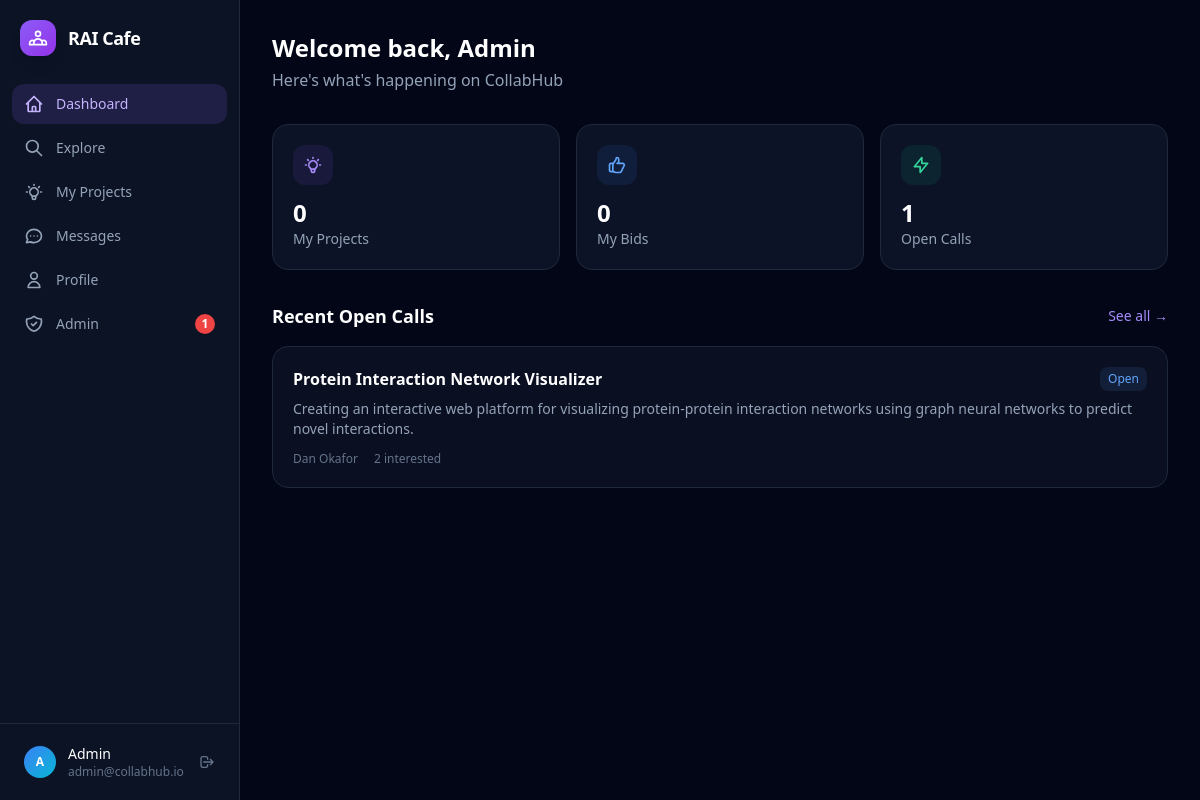
The page /dashboard (signed in) on the database its author committed.
### models.py (models this page shows, shortened)
class User(UserMixin, db.Model):
    id = db.Column(db.Integer, primary_key=True)
    email = db.Column(db.String(120), unique=True, nullable=False)
    password_hash = db.Column(db.String(256), nullable=False)
    name = db.Column(db.String(100), nullable=False)
    bio = db.Column(db.Text, default="")
    website = db.Column(db.String(300), default="")
    linkedin = db.Column(db.String(300), default="")
    scholar = db.Column(db.String(300), default="")
    expertise_keywords = db.Column(db.String(500), default="")
    research_interests = db.Column(db.String(500), default="")
    role = db.Column(db.String(20), default="user")
    status = db.Column(db.String(20), default="pending")
    created_at = db.Column(db.DateTime, default=lambda: datetime.now(timezone.utc))
    projects = db.relationship("Project", backref="owner", lazy=True)
    bids = db.relationship("Bid", backref="bidder", lazy=True)
    @property
    def initials(self):
        return self.name[0].upper() if self.name else "?"
    @property
    def avatar_color(self):
        colors = [
            "from-violet-500 to-purple-600",
            "from-blue-500 to-cyan-500",
            "from-emerald-500 to-teal-500",
            "from-amber-500 to-orange-500",
            "from-rose-500 to-pink-500",
            "from-indigo-500 to-blue-500",
        ]
        return colors[sum(ord(c) for c in str(self.id)) % len(colors)]

class Project(db.Model):
    id = db.Column(db.Integer, primary_key=True)
    owner_id = db.Column(db.Integer, db.ForeignKey("user.id"), nullable=False)
    title = db.Column(db.String(200), nullable=False)
    description = db.Column(db.Text, nullable=False)
    mode = db.Column(db.String(20), default="public")
    deadline = db.Column(db.Date, nullable=True)
    status = db.Column(db.String(20), default="open")
    expertise_keywords = db.Column(db.String(500), default="")
    impact_areas = db.Column(db.String(500), default="")
    created_at = db.Column(db.DateTime, default=lambda: datetime.now(timezone.utc))
    bids = db.relationship("Bid", backref="project", lazy=True, cascade="all, delete-orphan")
    discussion_posts = db.relationship("DiscussionPost", backref="project", lazy=True, cascade="all, delete-orphan", order_by="DiscussionPost.created_at")
    @property
    def is_past_deadline(self):
        if self.deadline:
            return self.deadline < datetime.now(timezone.utc).date()
        return False

### app.py (the view)
@app.route("/dashboard")
@login_required
def dashboard():
    my_projects = Project.query.filter_by(owner_id=current_user.id).count()
    my_bids = Bid.query.filter_by(user_id=current_user.id).count()
    open_calls = Project.query.filter(
        Project.mode == "public",
        Project.status == "open",
        Project.owner_id != current_user.id,
    ).all()
    open_calls = [p for p in open_calls if not p.is_past_deadline]
    return render_template("dashboard.html", my_projects=my_projects, my_bids=my_bids, open_calls=open_calls)

### app.py (called while the page is built)
@login_manager.user_loader
def load_user(user_id):
    return db.session.get(User, int(user_id))

@app.context_processor
def inject_globals():
    unread = 0
    pending_count = 0
    if current_user.is_authenticated:
        unread = Message.query.filter_by(to_id=current_user.id, read=False).count()
        if current_user.role == "admin":
            pending_count = User.query.filter_by(status="pending").count()
    return dict(unread_count=unread, pending_user_count=pending_count)

### templates/dashboard.html (shortened to what this page needs)
{% extends "base.html" %}
{% block content %}
<div class="max-w-5xl mx-auto p-8">
  <div class="mb-8"><h1 class="text-2xl font-bold">Welcome back, {{ current_user.name.split(' ')[0] }}</h1><p class="text-slate-400 mt-1">Here's what's happening on CollabHub</p></div>
  <div class="grid grid-cols-3 gap-4 mb-8">
    <a href="{{ url_for('my_projects') }}" class="bg-slate-900/80 border border-slate-800 rounded-2xl p-5 hover:bg-slate-800/80 hover:border-violet-500/30 transition group">
      <div class="w-10 h-10 rounded-xl bg-violet-500/10 flex items-center justify-center text-violet-400 mb-3">
      </div>
      <p class="text-2xl font-bold group-hover:text-violet-300 transition">{{ my_projects }}</p><p class="text-sm text-slate-400">My Projects</p>
    </a>
    <a href="{{ url_for('explore_projects') }}" class="bg-slate-900/80 border border-slate-800 rounded-2xl p-5 hover:bg-slate-800/80 hover:border-blue-500/30 transition group">
      <div class="w-10 h-10 rounded-xl bg-blue-500/10 flex items-center justify-center text-blue-400 mb-3">
      </div>
      <p class="text-2xl font-bold group-hover:text-blue-300 transition">{{ my_bids }}</p><p class="text-sm text-slate-400">My Bids</p>
    </a>
    <a href="{{ url_for('explore_projects') }}" class="bg-slate-900/80 border border-slate-800 rounded-2xl p-5 hover:bg-slate-800/80 hover:border-emerald-500/30 transition group">
      <div class="w-10 h-10 rounded-xl bg-emerald-500/10 flex items-center justify-center text-emerald-400 mb-3">
        <svg class="w-5 h-5" fill="none" stroke="currentColor" stroke-width="2" viewBox="0 0 24 24"><path stroke-linecap="round" stroke-linejoin="round" d="M13 10V3L4 14h7v7l9-11h-7z"/></svg>
      </div>
      <p class="text-2xl font-bold group-hover:text-emerald-300 transition">{{ open_calls|length }}</p><p class="text-sm text-slate-400">Open Calls</p>
    </a>
  </div>
  <div class="flex items-center justify-between mb-4">
    <h2 class="text-lg font-semibold">Recent Open Calls</h2>
    <a href="{{ url_for('explore_projects') }}" class="text-violet-400 hover:text-violet-300 text-sm font-medium transition">See all &rarr;</a>
  </div>
  {% for p in open_calls[:5] %}
  <a href="{{ url_for('project_detail', project_id=p.id) }}" class="block bg-slate-900/60 hover:bg-slate-800/80 border border-slate-800 rounded-2xl p-5 transition group mb-3">
    <div class="flex items-start justify-between mb-2">
      <h3 class="text-white font-semibold group-hover:text-violet-300 transition">{{ p.title }}</h3>
      <span class="text-xs font-medium text-blue-400 bg-blue-400/10 px-2 py-1 rounded-lg">Open</span>
    </div>
    <p class="text-slate-400 text-sm line-clamp-2 mb-3">{{ p.description }}</p>
    <div class="flex items-center gap-4 text-xs text-slate-500"><span>{{ p.owner.name }}</span><span>{{ p.bids|length }} interested</span></div>
  </a>
  {% else %}<p class="text-slate-500 text-sm">No open calls right now.</p>{% endfor %}
</div>
{% endblock %}

### templates/base.html (shortened to what this page needs)
<!DOCTYPE html>
<html lang="en" class="h-full">
<head>
  <script src="https://cdn.tailwindcss.com"></script>
</head>
<body class="h-full bg-slate-950 text-white">
{% if current_user.is_authenticated %}
<div class="flex h-full min-h-screen">
  <aside class="w-60 bg-slate-900/80 border-r border-slate-800 flex flex-col shrink-0 fixed h-full z-10">
    <a href="{{ url_for('dashboard') }}" class="p-5 flex items-center gap-3">
      <div class="w-9 h-9 rounded-xl bg-gradient-to-br from-violet-500 to-purple-600 flex items-center justify-center shadow-lg">
      </div>
      <span class="text-lg font-bold tracking-tight">RAI Cafe</span>
    </a>
    <nav class="flex-1 px-3 space-y-1 mt-2">
      {% for ep, label, d in nav %}
      <a href="{{ url_for(ep) }}" class="flex items-center gap-3 px-3 py-2.5 rounded-xl text-sm font-medium transition {% if request.endpoint == ep %}bg-violet-500/15 text-violet-300{% else %}text-slate-400 hover:bg-slate-800 hover:text-slate-200{% endif %}">
        <svg class="w-5 h-5 shrink-0" fill="none" stroke="currentColor" stroke-width="2" viewBox="0 0 24 24"><path stroke-linecap="round" stroke-linejoin="round" d="{{ d }}"/></svg>
        {{ label }}
      </a>
      {% endfor %}
      {% if current_user.role == 'admin' %}
      <a href="{{ url_for('admin_panel') }}" class="flex items-center gap-3 px-3 py-2.5 rounded-xl text-sm font-medium transition {% if request.endpoint == 'admin_panel' %}bg-violet-500/15 text-violet-300{% else %}text-slate-400 hover:bg-slate-800 hover:text-slate-200{% endif %}">
        Admin
        {% if pending_user_count > 0 %}<span class="ml-auto bg-red-500 text-white text-xs font-bold w-5 h-5 rounded-full flex items-center justify-center">{{ pending_user_count }}</span>{% endif %}
      </a>
      {% endif %}
    </nav>
    <div class="p-3 border-t border-slate-800">
      <div class="flex items-center gap-3 px-3 py-2">
        <div class="w-8 h-8 rounded-full bg-gradient-to-br {{ current_user.avatar_color }} flex items-center justify-center text-white text-xs font-bold">{{ current_user.initials }}</div>
        <div class="flex-1 min-w-0"><p class="text-sm font-medium truncate">{{ current_user.name }}</p><p class="text-xs text-slate-500 truncate">{{ current_user.email }}</p></div>
        <a href="{{ url_for('logout') }}" class="text-slate-500 hover:text-red-400 transition" title="Sign out">
          <svg class="w-4 h-4" fill="none" stroke="currentColor" stroke-width="2" viewBox="0 0 24 24"><path stroke-linecap="round" stroke-linejoin="round" d="M17 16l4-4m0 0l-4-4m4 4H7m6 4v1a3 3 0 01-3 3H6a3 3 0 01-3-3V7a3 3 0 013-3h4a3 3 0 013 3v1"/></svg>
        </a>
      </div>
    </div>
  </aside>
  <main class="flex-1 ml-60 overflow-y-auto min-h-screen">
    {% block content %}{% endblock %}
  </main>
</div>
{% else %}
{% block public_content %}{% endblock %}
{% endif %}
</body>
</html>

### templates/base.html (style rules this page uses)
.line-clamp-2 { display:-webkit-box; -webkit-line-clamp:2; -webkit-box-orient:vertical; overflow:hidden; }

### rows shown on the page
User: initials "A", name "Admin", email "admin@collabhub.io"
Project: title "Protein Interaction Network Visualizer", description "Creating an interactive web platform for visualizing protein-protein interaction networks using graph neural networks to predict novel interactions.", owner.name "Dan Okafor", bids|length "2"

### other values the page prints
{{ label }} "Dashboard" "Explore" "My Projects" "Messages" "Profile"
{{ pending_user_count }} "1"
{{ my_projects }} "0"
{{ my_bids }} "0"
{{ open_calls|length }} "1"
